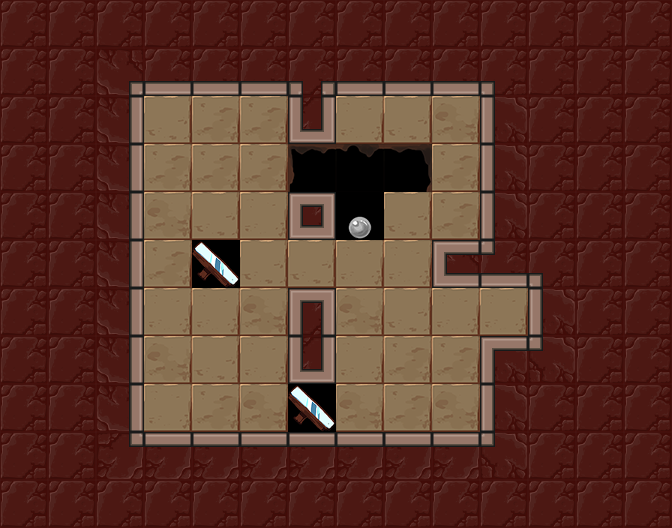

Tiled map render using the project's own tile images. Description and the map definition, with tile-layer contents summarised, below:
An orthogonal 14x11 tile map with 48x48 px tiles, 3 tile layers (Floor, Holes, Walls), 6 tilesets and 7 objects (3x mirror, lightOrb, lightSwitch, player_start, exit).

<map version="1.0" orientation="orthogonal" renderorder="right-down" width="14" height="11" tilewidth="48" tileheight="48" nextobjectid="120">
 <tileset firstgid="1" name="walls" tilewidth="48" tileheight="48" tilecount="42">
  <image source="../../images/kongregate_release/wall_sheet.png" width="336" height="288" />
 </tileset>
 <tileset firstgid="43" name="exit" tilewidth="48" tileheight="48" tilecount="12">
  <image source="../../images/kongregate_release/gate_sheet.png" width="192" height="144" />
 </tileset>
 <tileset firstgid="55" name="floors" tilewidth="48" tileheight="48" tilecount="4">
  <image source="../../images/kongregate_release/floor_sheet.png" width="192" height="48" />
 </tileset>
 <tileset firstgid="59" name="holes" tilewidth="48" tileheight="48" tilecount="6">
  <image source="../../images/kongregate_release/hole_sheet.png" width="288" height="48" />
 </tileset>
 <tileset firstgid="65" name="mirrors" tilewidth="48" tileheight="48" tilecount="4">
  <image source="../../images/kongregate_release/mirror_sheet.png" width="96" height="96" />
 </tileset>
 <tileset firstgid="69" name="orb_sheet" tilewidth="48" tileheight="48" tilecount="9">
  <image source="../../images/kongregate_release/orb_sheet.png" width="144" height="144" />
 </tileset>
 <layer name="Floor" width="14" height="11">
  <properties>
   <property name="tileset" value="floors" />
  </properties>
  <data>[154 cells, 39 non-empty, 4 distinct tile ids]</data>
 </layer>
 <layer name="Holes" width="14" height="11">
  <properties>
   <property name="tileset" value="holes" />
  </properties>
  <data>[154 cells, 6 non-empty, 5 distinct tile ids]</data>
 </layer>
 <layer name="Walls" width="14" height="11">
  <properties>
   <property name="tileset" value="walls" />
  </properties>
  <data>[154 cells, 109 non-empty, 16 distinct tile ids]</data>
 </layer>
 <objectgroup name="Objects" visible="0" />
 <objectgroup name="Mirrors">
  <object id="113" type="mirror" gid="2147483714" x="384" y="384" width="48" height="48">
   <properties>
    <property name="sides" value="1" />
   </properties>
  </object>
  <object id="114" type="mirror" gid="2147483714" x="432" y="384" width="48" height="48">
   <properties>
    <property name="sides" value="1" />
   </properties>
  </object>
  <object id="115" type="mirror" gid="2147483714" x="192" y="384" width="48" height="48">
   <properties>
    <property name="sides" value="1" />
   </properties>
  </object>
 </objectgroup>
 <objectgroup name="Light">
  <object id="116" type="lightOrb" gid="73" x="144" y="288" width="48" height="48">
   <properties>
    <property name="direction" value="16" />
   </properties>
  </object>
  <object id="117" type="lightSwitch" gid="69" x="432" y="192" width="48" height="48" />
 </objectgroup>
 <objectgroup color="#141ba4" name="player_start">
  <object id="118" type="player_start" x="144" y="384" width="48" height="48">
   <properties>
    <property name="direction_facing" value="16" />
    <property name="initial_zoom" value="0.7" />
   </properties>
  </object>
 </objectgroup>
 <objectgroup color="#71a400" name="Exit">
  <object id="119" type="exit" gid="43" x="480" y="336" width="48" height="48" />
 </objectgroup>
</map>
